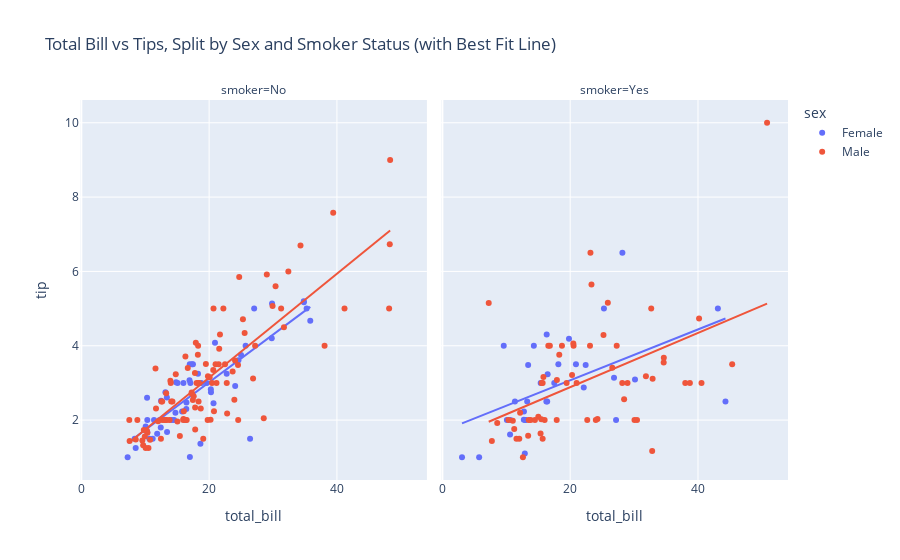

Here is the notebook cell this chart was saved with:
### Code cell
fig = px.scatter(
    data_frame = df,
    x = 'total_bill',
    y = 'tip',
    color = 'sex',
    facet_col = 'smoker',
    trendline = 'ols',
    title = 'Total Bill vs Tips, Split by Sex and Smoker Status (with Best Fit Line)'
)

fig.show()
